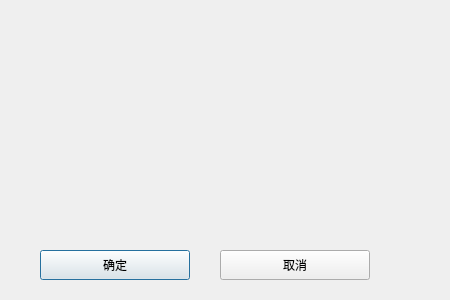
<?xml version="1.0" encoding="UTF-8"?>
<ui version="4.0">
 <class>Dialog</class>
 <widget class="QDialog" name="Dialog">
  <property name="geometry">
   <rect>
    <x>0</x>
    <y>0</y>
    <width>450</width>
    <height>300</height>
   </rect>
  </property>
  <property name="windowTitle">
   <string>Dialog</string>
  </property>
  <widget class="QPushButton" name="pushButton">
   <property name="geometry">
    <rect>
     <x>40</x>
     <y>250</y>
     <width>150</width>
     <height>30</height>
    </rect>
   </property>
   <property name="text">
    <string>确定</string>
   </property>
  </widget>
  <widget class="QPushButton" name="pushButton_2">
   <property name="geometry">
    <rect>
     <x>220</x>
     <y>250</y>
     <width>150</width>
     <height>30</height>
    </rect>
   </property>
   <property name="text">
    <string>取消</string>
   </property>
  </widget>
 </widget>
 <resources/>
 <connections/>
</ui>
